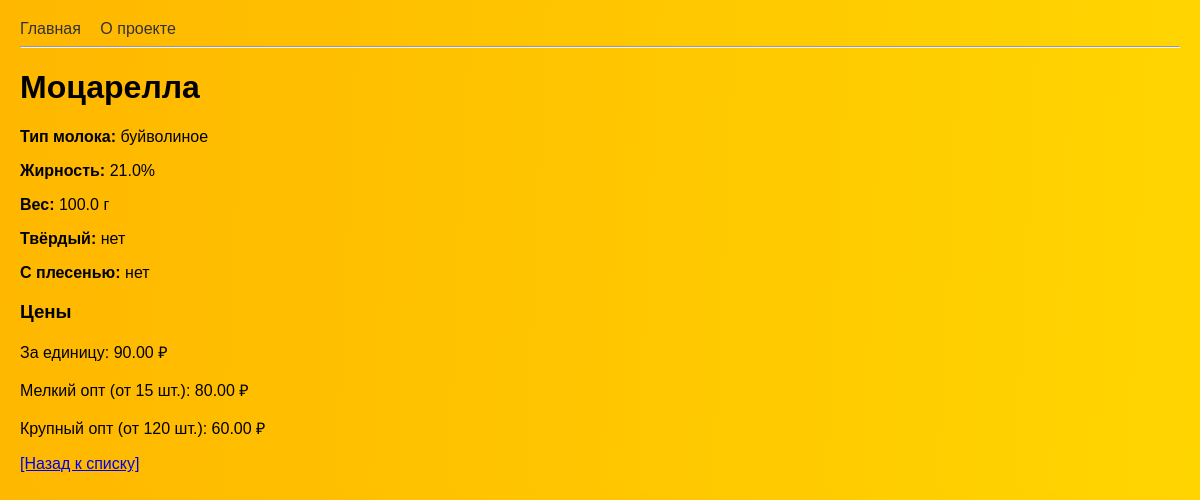
The app's page /cheese/2/ with its own data.
### catalog/models.py (models this page shows, shortened)
class Cheese(models.Model):
    name = models.CharField(max_length=200, verbose_name='Название')
    milk_type = models.ForeignKey(
        MilkType, on_delete=models.PROTECT, verbose_name='Тип молока', related_name='cheeses'
    )
    fat_content = models.FloatField(
        verbose_name='Жирность, %',
        validators=[MinValueValidator(0.0), MaxValueValidator(70.0)]
    )
    weight = models.FloatField(
        null=True, blank=True, verbose_name='Вес, г',
        validators=[MinValueValidator(0.0)]
    )
    is_hard = models.BooleanField(verbose_name='Твёрдый')
    has_mold = models.BooleanField(default=False, verbose_name='С плесенью')
    price = models.DecimalField(
        max_digits=10, decimal_places=2, default=0,
        verbose_name='Цена за единицу'
    )
    small_wholesale_price = models.DecimalField(
        max_digits=10, decimal_places=2, default=0,
        verbose_name='Цена мелкого опта'
    )
    small_wholesale_quantity = models.PositiveIntegerField(
        default=1, verbose_name='От кол-ва для мелкого опта'
    )
    large_wholesale_price = models.DecimalField(
        max_digits=10, decimal_places=2, default=0,
        verbose_name='Цена крупного опта'
    )
    large_wholesale_quantity = models.PositiveIntegerField(
        default=10, verbose_name='От кол-ва для крупного опта'
    )
    class Meta:
        verbose_name = 'Сыр'
        verbose_name_plural = 'Сыры'
        ordering = ['name']

class MilkType(models.Model):
    name = models.CharField(max_length=50, unique=True, verbose_name='Тип молока')
    def __str__(self):
        return self.name
    class Meta:
        verbose_name = 'Тип молока'
        verbose_name_plural = 'Типы молока'
        ordering = ['name']

### catalog/views.py (the view)
# urls.py: path('cheese/<int:pk>/', views.detail, name='detail'),
def detail(request, pk):
    cheese = get_object_or_404(Cheese, pk=pk)
    context = {
        'cheese': cheese,
        'is_merchandiser': is_merchandiser(request.user) if request.user.is_authenticated else False,
        'is_sales_manager': is_sales_manager(request.user) if request.user.is_authenticated else False,
        'is_admin': is_admin(request.user) if request.user.is_authenticated else False,
    }
    return render(request, 'catalog/detail.html', context)

### catalog/templates/catalog/detail.html (shortened to what this page needs)
{% extends 'catalog/base.html' %}
{% block content %}
    <h1>{{ cheese.name }}</h1>
    <p><strong>Тип молока:</strong> {{ cheese.milk_type }}</p>
    <p><strong>Жирность:</strong> {{ cheese.fat_content }}%</p>
    <p><strong>Вес:</strong> {{ cheese.weight|default:"—" }} г</p>
    <p><strong>Твёрдый:</strong> {{ cheese.is_hard|yesno:"да,нет" }}</p>
    <p><strong>С плесенью:</strong> {{ cheese.has_mold|yesno:"да,нет" }}</p>
    <h3>Цены</h3>
    <p>За единицу: {{ cheese.price }} ₽</p>
    <p>Мелкий опт (от {{ cheese.small_wholesale_quantity }} шт.): {{ cheese.small_wholesale_price }} ₽</p>
    <p>Крупный опт (от {{ cheese.large_wholesale_quantity }} шт.): {{ cheese.large_wholesale_price }} ₽</p>
    <a href="{% url 'index' %}">[Назад к списку]</a>
{% endblock %}

### catalog/templates/catalog/base.html (style rules this page uses)
body { font-family: Arial, sans-serif; margin: 20px; background-image: linear-gradient(0.258turn,rgba(255,183,0,1) 0%,rgba(255,213,0,1) 100%); }

### records on screen
Cheese: name "Моцарелла", milk_type "буйволиное", fat_content "21.0", weight "100.0", is_hard "нет", has_mold "нет", price "90.00", small_wholesale_quantity "15", small_wholesale_price "80.00", large_wholesale_quantity "120", large_wholesale_price "60.00"
